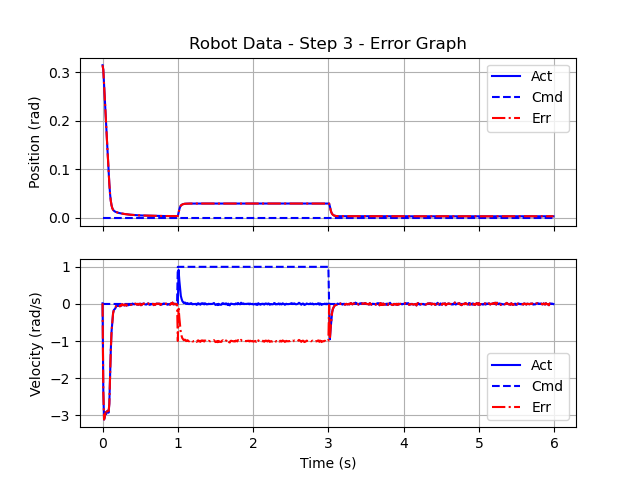

Recreate this plot in Python.
'''goals3democode.py

   Demo code for Goals 3
'''

# Import useful packages
import hebi
import numpy as np              # For future use
import matplotlib.pyplot as plt

from math import pi, sin, cos, asin, acos, atan2, sqrt
from time import sleep, time


#
#  HEBI Initialization
#
#  Create the motor group, and pre-allocate the command and feedback
#  data structures.  Remember to set the names list to match your
#  motor.
#
names = ['5.5']
group = hebi.Lookup().get_group_from_names(['robotlab'], names)
if group is None:
  print("Unable to find both motors " + str(names))
  raise Exception("Unable to connect to motors")

command  = hebi.GroupCommand(group.size)
feedback = hebi.GroupFeedback(group.size)

dt = 0.01                       # HEBI feedback comes in at 100Hz!

# Also read the initial position.
feedback = group.get_next_feedback(reuse_fbk=feedback)
pinit = feedback.position[0]


#
#  Define the parameters
#
T = 6.0                         # 5 seconds total run time


#
#  Pre-allocate the storage.
#
N = int(T / dt)                 # 100 samples/second.

Time = [0.0] * N
PAct = [0.0] * N
PCmd = [0.0] * N
PErr = [0.0] * N
VAct = [0.0] * N
VCmd = [0.0] * N
VErr = [0.0] * N


#
#  Execute the movement.
#
# Initialize the index and time.
index = 0
t     = 0.0
while True:
    # Compute the commands for this time step.
    if t < 1.0 or t >= 3.0:
        pcmd = 0
        vcmd = 0.0
    else:
        pcmd = 0.0
        vcmd = 1.0


    # Send the commands.  This returns immediately.
    command.position = [pcmd]
    command.velocity = [vcmd]
    group.send_command(command)

    # Read the actual data. This blocks (internally waits) 10ms for
    # the data and therefor replaces the "sleep(0.01)".
    feedback = group.get_next_feedback(reuse_fbk=feedback)
    pact = feedback.position[0]
    vact = feedback.velocity[0]

    # Store the data for this time step (at the current index).
    Time[index] = t
    PAct[index] = pact
    PCmd[index] = pcmd
    PErr[index] = pact - pcmd
    VAct[index] = vact
    VCmd[index] = vcmd
    VErr[index] = vact - vcmd

    # Advance the index/time.
    index += 1
    t     += dt

    # Break (end) the loop, if we run out of storage or time.
    if index >= N or t >= T:
        break


#
#  Plot.
#
# Create a plot of position and velocity, actual and command!
fig, (ax1, ax2) = plt.subplots(2, 1, sharex=True)

ax1.plot(Time[0:index], PAct[0:index], color='blue', linestyle='-',  label='Act')
ax1.plot(Time[0:index], PCmd[0:index], color='blue', linestyle='--', label='Cmd')
ax1.plot(Time[0:index], PErr[0:index], color='red', linestyle='-.', label='Err')
ax2.plot(Time[0:index], VAct[0:index], color='blue', linestyle='-',  label='Act')
ax2.plot(Time[0:index], VCmd[0:index], color='blue', linestyle='--', label='Cmd')
ax2.plot(Time[0:index], VErr[0:index], color='red', linestyle='-.', label='Err')

ax1.set_title('Robot Data - Step 3 - Error Graph')
ax1.set_ylabel('Position (rad)')
ax2.set_ylabel('Velocity (rad/s)')
ax2.set_xlabel('Time (s)')

ax1.grid()
ax2.grid()
ax1.legend()
ax2.legend()

plt.show()
